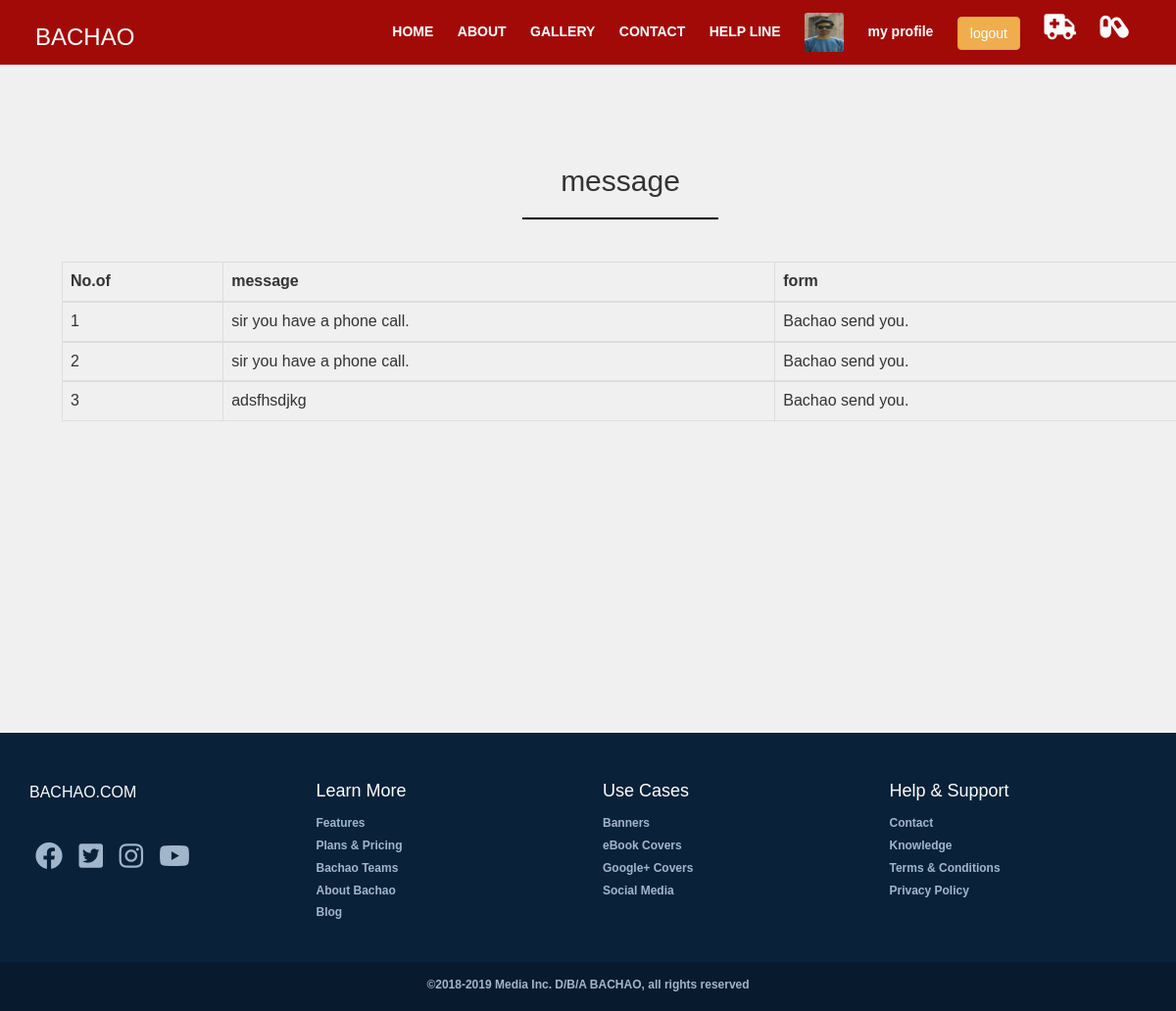
The page /reg_user/view_user_msg.php (signed in) on the database its author committed.
### tables this page shows
CREATE TABLE IF NOT EXISTS `registration` (
`reg_id` int(50) NOT NULL,
  `first_name` varchar(50) NOT NULL,
  `last_name` text NOT NULL,
  `address` varchar(50) NOT NULL,
  `city` varchar(50) NOT NULL,
  `state` varchar(50) NOT NULL,
  `zip` int(50) NOT NULL,
  `nid` varchar(200) NOT NULL,
  `age` int(50) NOT NULL,
  `gender` varchar(50) NOT NULL,
  `date` date NOT NULL,
  `phone` varchar(50) NOT NULL,
  `email` varchar(50) NOT NULL,
  `blood` varchar(50) NOT NULL,
  `photo` varchar(50) NOT NULL,
  `pass` varchar(50) NOT NULL,
  `type` int(50) NOT NULL
);

CREATE TABLE IF NOT EXISTS `ambulance_msg` (
`id_am_msg` int(50) NOT NULL,
  `msg_am` varchar(100) NOT NULL,
  `email` varchar(50) NOT NULL
);

### reg_user/view_user_msg.php (the view)
<?php
include 'reg_header.php';
include 'reg_menu.php';
?>
<div class="contact msg_area">
    <div class="container">
        <div class="row">
            <center><h2>message</h2></center><hr>
            <div class=" contactar col-md-12">
          <br>
          <table class="table-responsive table-bordered table-hover table" >
            <thead>
              <tr>
                  <th>No.of</th>
                  <th>message</th>
                <th>form</th>
              </tr>
            </thead>  <?php
                  $user_email = $_SESSION['email'];
    $i=0;
    $selecta=  mysql_query("SELECT * FROM ambulance_msg WHERE email='$user_email' ORDER BY id_am_msg DESC");
    while($fetchmsg = mysql_fetch_array($selecta)){
    $i=$i+1;
                ?>
                <tbody>
                    <tr>
                       <td><?php echo $i;?></td>
                       <td><?php echo $fetchmsg['msg_am'];?></td>
                       <td>Bachao send you.</td>
                   </tr>
                </tbody> <?php }   ?>
  </table>
            </div>
        </div>
    </div>
</div>
<?php include '../user_footer.php';?>

### reg_user/reg_menu.php (shortened to what this page needs)
<div class="wrapper">
		<header>
			<nav>
			 <?php
    $user_email = $_SESSION['email'];
    $select= mysql_query("SELECT * FROM registration WHERE email='$user_email'");
    $fetch=  mysql_fetch_array($select);
    ?>
				<div class="logo ">
                                    <a href="reg_index.php"><h3 style="color: #fff;">BACHAO</h3></a>
				</div>
				<div class="menu black">
					<ul>
						<li><a href="reg_index.php">HOME</a></li>
						<li><a href="reg_about.php">ABOUT</a></li>
						<li><a href="reg_gallery.php">GALLERY </a></li>
						<li><a href="reg_contact.php">CONTACT</a></li>
                                                <li><a href="help_line.php">HELP LINE</a></li>
                                                <li class="re_img_li"><img class="re_img"  src="../<?php echo $fetch['photo'];?>"></li>
                                                <li><a href="reg_user_profile.php">my profile</a></li>
                                                <li><a href="../logout.php"><button type="button" class="bt btn btn-warning">logout</button></a></li>
                                                <li><a href="view_user_msg.php"><i style="font-size:26px;" class="fa fa-ambulance"></i></a></li>
                                                <li><a href="view_medi_msg.php"><i style="font-size:26px;" class="fas fa-capsules"></i></a></li>
                                        </ul>
				</div>
			</nav>
		</header>
	</div>

### style.css (style rules this page uses)
html,body { margin:0; padding: 0; width: 100%; }
body { height: 100vh; background: #f0f0f0; font-size: 16PX; font-family:proxima-nova,sans-serif; display: table; }
.msg_area { margin-bottom: 250px; }
.contact { margin-top: 100px; padding: 4%; }
.contact hr { height: 2px; color: #000; background-color: #000; width: 200px; }
header { width:100%; height:10vh; background-size:cover; }
.wrapper { width:100%; height:0vh; background: url() no-repeat 50% 10%; background-size:cover; }
.logo { position: fixed; float: left; margin: -20px 36px; color: #f6f7fb; font-weight: bold; font-size: 24px; padding: 25px 0px; }
nav { position:fixed; width:100%; z-index: 20; }
nav ul { list-style:none; background:#A20A08; overflow:hidden; color:#fff; padding:8px; text-align:center; padding-left: 30%; transition:0.3s; }
nav ul li { display:inline-block; right: 0; padding: 5px 10px; }
nav ul li a { text-decoration:none; color:#fff; font-size:14px; font-weight: bold; }

### reg_user/reg_menu.php (style rules this page uses)
.re_img { height: 40px; width: 40px; border-radius: 3px; }

### rows shown on the page
registration: photo (picture)
ambulance_msg: msg_am "sir you have a phone call."
ambulance_msg: msg_am "sir you have a phone call."
ambulance_msg: msg_am "adsfhsdjkg"
